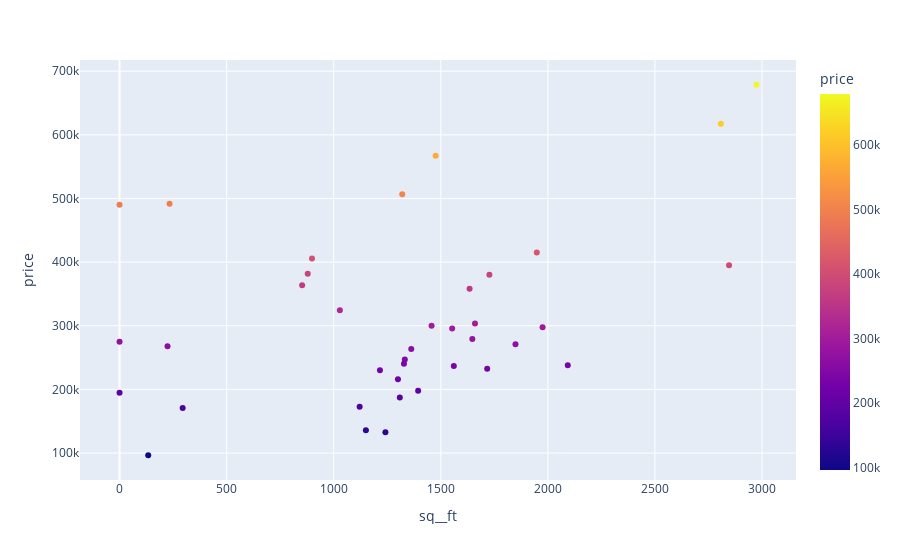

Here is the notebook cell this chart was saved with:
### Code cell
fig = px.scatter(tmp,x='sq__ft',y='price',color = 'price')
fig.show()
